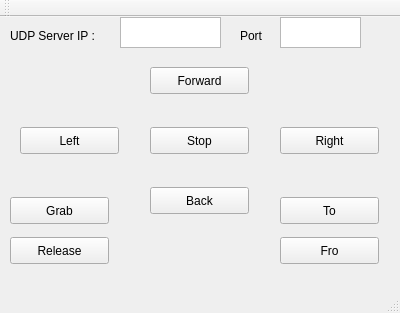
<?xml version="1.0" encoding="UTF-8"?>
<ui version="4.0">
 <class>MainWindow</class>
 <widget class="QMainWindow" name="MainWindow">
  <property name="geometry">
   <rect>
    <x>0</x>
    <y>0</y>
    <width>400</width>
    <height>313</height>
   </rect>
  </property>
  <property name="windowTitle">
   <string>MainWindow</string>
  </property>
  <widget class="QWidget" name="centralWidget">
   <widget class="QLabel" name="lblIp">
    <property name="geometry">
     <rect>
      <x>10</x>
      <y>10</y>
      <width>101</width>
      <height>17</height>
     </rect>
    </property>
    <property name="text">
     <string>UDP Server IP :</string>
    </property>
   </widget>
   <widget class="QPushButton" name="L">
    <property name="geometry">
     <rect>
      <x>20</x>
      <y>110</y>
      <width>99</width>
      <height>27</height>
     </rect>
    </property>
    <property name="text">
     <string>Left</string>
    </property>
   </widget>
   <widget class="QPushButton" name="R">
    <property name="geometry">
     <rect>
      <x>280</x>
      <y>110</y>
      <width>99</width>
      <height>27</height>
     </rect>
    </property>
    <property name="text">
     <string>Right</string>
    </property>
   </widget>
   <widget class="QPushButton" name="B">
    <property name="geometry">
     <rect>
      <x>150</x>
      <y>170</y>
      <width>99</width>
      <height>27</height>
     </rect>
    </property>
    <property name="text">
     <string>Back</string>
    </property>
   </widget>
   <widget class="QPushButton" name="F">
    <property name="geometry">
     <rect>
      <x>150</x>
      <y>50</y>
      <width>99</width>
      <height>27</height>
     </rect>
    </property>
    <property name="text">
     <string>Forward</string>
    </property>
   </widget>
   <widget class="QPushButton" name="S">
    <property name="geometry">
     <rect>
      <x>150</x>
      <y>110</y>
      <width>99</width>
      <height>27</height>
     </rect>
    </property>
    <property name="text">
     <string>Stop</string>
    </property>
   </widget>
   <widget class="QPushButton" name="G">
    <property name="geometry">
     <rect>
      <x>10</x>
      <y>180</y>
      <width>99</width>
      <height>27</height>
     </rect>
    </property>
    <property name="text">
     <string>Grab</string>
    </property>
   </widget>
   <widget class="QPushButton" name="r">
    <property name="geometry">
     <rect>
      <x>10</x>
      <y>220</y>
      <width>99</width>
      <height>27</height>
     </rect>
    </property>
    <property name="text">
     <string>Release</string>
    </property>
   </widget>
   <widget class="QPushButton" name="T">
    <property name="geometry">
     <rect>
      <x>280</x>
      <y>180</y>
      <width>99</width>
      <height>27</height>
     </rect>
    </property>
    <property name="text">
     <string>To</string>
    </property>
   </widget>
   <widget class="QPushButton" name="f">
    <property name="geometry">
     <rect>
      <x>280</x>
      <y>220</y>
      <width>99</width>
      <height>27</height>
     </rect>
    </property>
    <property name="text">
     <string>Fro</string>
    </property>
   </widget>
   <widget class="QTextEdit" name="teIp">
    <property name="geometry">
     <rect>
      <x>120</x>
      <y>0</y>
      <width>101</width>
      <height>31</height>
     </rect>
    </property>
   </widget>
   <widget class="QLabel" name="label_2">
    <property name="geometry">
     <rect>
      <x>240</x>
      <y>10</y>
      <width>41</width>
      <height>17</height>
     </rect>
    </property>
    <property name="text">
     <string>Port</string>
    </property>
   </widget>
   <widget class="QTextEdit" name="tePort">
    <property name="geometry">
     <rect>
      <x>280</x>
      <y>0</y>
      <width>81</width>
      <height>31</height>
     </rect>
    </property>
   </widget>
  </widget>
  <widget class="QMenuBar" name="menuBar">
   <property name="geometry">
    <rect>
     <x>0</x>
     <y>0</y>
     <width>400</width>
     <height>25</height>
    </rect>
   </property>
  </widget>
  <widget class="QToolBar" name="mainToolBar">
   <attribute name="toolBarArea">
    <enum>TopToolBarArea</enum>
   </attribute>
   <attribute name="toolBarBreak">
    <bool>false</bool>
   </attribute>
  </widget>
  <widget class="QStatusBar" name="statusBar"/>
 </widget>
 <layoutdefault spacing="6" margin="11"/>
 <resources/>
 <connections/>
</ui>
